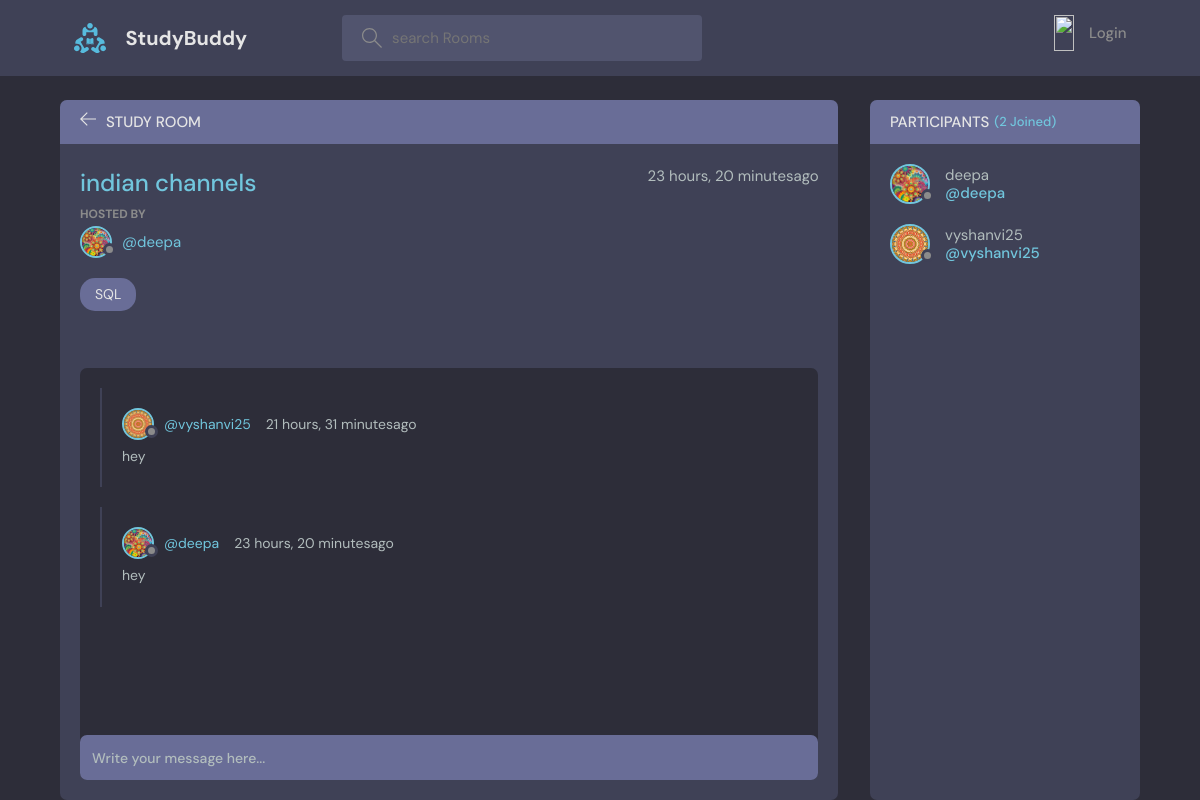
The page /room/1/ on the database its author committed.
### base/models.py (models this page shows, shortened)
class Room(models.Model):
    host=models.ForeignKey(User, on_delete=models.SET_NULL, null=True)
    topic=models.ForeignKey(Topic, on_delete=models.SET_NULL, null=True)
    name = models.CharField(max_length=200)
    description = models.TextField(null=True,blank=True)#null is allowed
    participants = models.ManyToManyField(User,related_name='participants',blank=True)
    updated = models.DateTimeField(auto_now=True)
    created = models.DateTimeField(auto_now_add=True)#initial time stamp
    class Meta:
        ordering = ['-updated','-created']

class User(AbstractUser):
   name = models.CharField(max_length=200,null=True,)
   email = models.EmailField(unique=True,null=True)
   bio = models.TextField(null=True)
   avatar=models.ImageField(null=True,default="avatar.svg")
   USERNAME_FIELD='email'
   REQUIRED_FIELDS=[]

class Topic(models.Model):
    name=models.CharField(max_length=200)
    def __str__(self):
        return self.name

class Message(models.Model):
    user = models.ForeignKey(User, on_delete=models.CASCADE)
    room = models.ForeignKey(Room, on_delete=models.CASCADE)
    body = models.TextField()
    updated = models.DateTimeField(auto_now=True)
    created = models.DateTimeField(auto_now_add=True)#initial time stamp
    class Meta:
        ordering = ['-updated','-created']

### base/views.py (the view, shortened to what this page needs)
# urls.py: path('room/<str:pk>/',views.getRoom),
def room(request,pk):
    room = Room.objects.get(id=pk)
    room_messages=room.message_set.all()#.order_by('-created')
    participants = room.participants.all()
    context = {'room': room,'room_messages':room_messages,'participants':participants}
    return render(request,'base/room.html',context)

### base/templates/base/room.html (shortened to what this page needs)
{% extends 'main.html' %}
{% block content %}
<main class="profile-page layout layout--2">
  <div class="container">
    <div class="room">
      <div class="room__top">
        <div class="room__topLeft">
          <a href="{%url 'home' %}">
            <svg version="1.1" xmlns="http://www.w3.org/2000/svg" width="32" height="32" viewBox="0 0 32 32">
              <title>arrow-left</title>
              <path
                d="M13.723 2.286l-13.723 13.714 13.719 13.714 1.616-1.611-10.96-10.96h27.625v-2.286h-27.625l10.965-10.965-1.616-1.607z">
              </path>
            </svg>
          </a>
          <h3>Study Room</h3>
        </div>
      </div>
      <div class="room__box scroll">
        <div class="room__header scroll">
          <div class="room__info">
            <h3>{{room.name}}</h3>
            <span>{{room.created|timesince}}ago</span>
          </div>
          <div class="room__hosted">
            <p>Hosted By</p>
            <a href="{% url 'user-profile' room.host.id %}" class="room__author">
              <div class="avatar avatar--small">
                <img src="{{room.host.avatar.url}}" />
              </div>
              <span>@{{room.host.username}}</span>
            </a>
          </div>
          <span class="room__topics">{{room.topic}}</span>
        </div>
        <div class="room__conversation">
          <div class="threads scroll">
            {% for message in room_messages %}
            <div class="thread">
              <div class="thread__top">
                <div class="thread__author">
                  <a href="{% url 'user-profile' message.user.id  %}" class="thread__authorInfo">
                    <div class="avatar avatar--small">
                      <img src="{{message.user.avatar.url}}" />
                    </div>
                    <span>@{{message.user.username}}</span>
                  </a>
                  <span class="thread__date">{{message.created|timesince}}ago</span>
                </div>
              </div>
              <div class="thread__details">
                {{message.body}}
              </div>
            </div>
           {% endfor %}
          </div>
        </div>
      </div>
      <div class="room__message">
        <form action="" method="post">
          <input name="body" placeholder="Write your message here..." /></form>
      </div>
    </div>
    <div class="participants">
      <h3 class="participants__top">Participants <span>({{participants.count}} Joined)</span></h3>
      <div class="participants__list scroll">
        {% for user in participants %}
        <a href="{% url 'user-profile' user.id%}" class="participant">
          <div class="avatar avatar--medium">
            <img src="{{user.avatar.url}}" />
          </div>
          <p>
            {{user.username}}
            <span>@{{user.username}}</span>
          </p>
        </a>
        {% endfor %}
      </div>
    </div>
  </div>
</main>
{% endblock %}

### rows shown on the page
Room: name "indian channels", created "23 hours, 20 minutes", host.avatar (picture), host.username "deepa", topic "SQL"
Message: user.avatar (picture), user.username "vyshanvi25", created "21 hours, 31 minutes", body "hey"
Message: user.avatar (picture), user.username "deepa", created "23 hours, 20 minutes", body "hey"
User: avatar (picture), username "deepa"
User: avatar (picture), username "vyshanvi25"

### other values the page prints
{{ participants.count }} "2"
